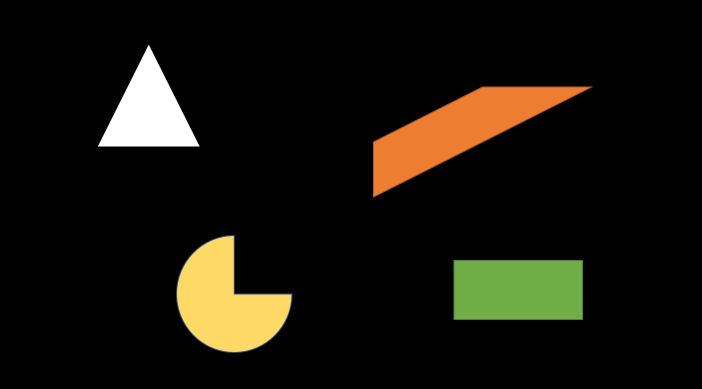
//> input picture Images/Geometric_shapes.jpg, 1404 x 777 px (shown at 1/2 size)
$ ./Assignment11   (built with g++ and OpenCV 4)
//> lines starting //> are read from the running program, lines starting //| are printed output that depends on the picture; after the words box and inside, x2 and y2 are one past the last pixel; in counts of white or black regions, pixels touching at a corner belong together
#include <vector>
using std::vector;

#include <opencv2/opencv.hpp>

int main() {
    cv::Mat image = cv::imread("../Images/Geometric_shapes.jpg", cv::IMREAD_GRAYSCALE);
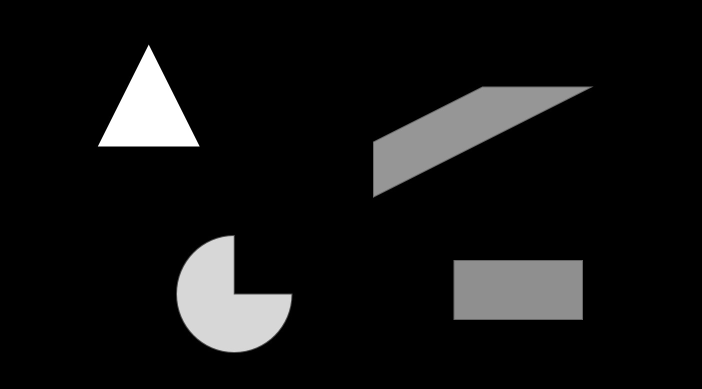
//> image: 777 rows x 1404 cols, CV_8UC1 (shown at 1/2 size); min 0, max 255, mean 20.1
    cv::Mat binarized_img, labeled_img;

    cv::namedWindow("Origin grayscale image", 0);
    cv::resizeWindow("Origin grayscale image", cv::Size(640, 360));
    cv::imshow("Origin grayscale image", image);

    // Binarize the input image with thresholding value 127
    cv::threshold(image, binarized_img, 127, 255, cv::THRESH_BINARY);
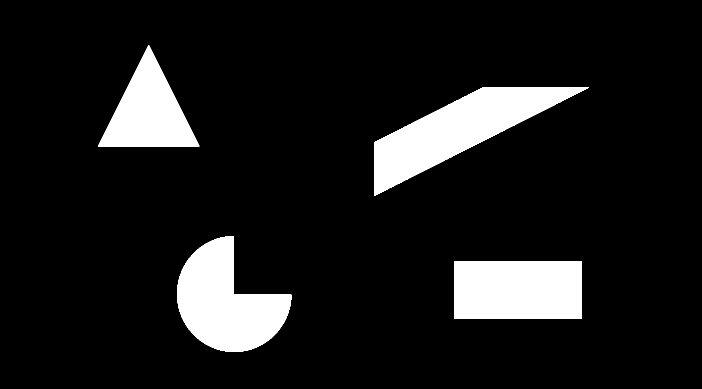
//> binarized_img: 777 rows x 1404 cols, CV_8UC1 (shown at 1/2 size); 10.7% white; 4 white regions, box (x1, y1, x2, y2) and area: (748, 175, 1178, 392) 34961, (354, 472, 583, 704) 31170, (909, 522, 1164, 638) 29580, (196, 90, 399, 293) 20807
    // Label the binarized image with connectivity=8
    int nLabels = cv::connectedComponents(binarized_img, labeled_img, 8);
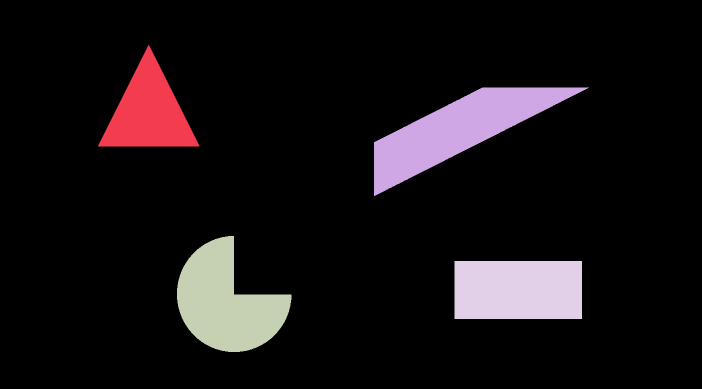
//> labeled_img: 777 rows x 1404 cols, CV_32SC1 (shown at 1/2 size); 5 distinct labels, from 0 to 4; one colour per label, 0 black
//> nLabels = 5

    // Create color for each connected component
    vector<cv::Vec3b> colors(nLabels);
    // White background
    colors[0] = cv::Vec3b(255, 255, 255);
//> colors = 5 items: [255, 255, 255], [0, 0, 0], [0, 0, 0], [0, 0, 0], [0, 0, 0]
    for (int i = 1; i < nLabels; i++) {
        // Assign color randomly
        colors[i] = cv::Vec3b((uint(rand()) % 255), (uint(rand()) % 255), (uint(rand()) % 255));
    }
//> this loop made 4 passes

    cv::Mat color_labeled_img(image.size(), CV_8UC3);
    for (int i = 0; i < color_labeled_img.rows; i++) {
        for (int j = 0; j < color_labeled_img.cols; j++) {
            int label = labeled_img.at<int>(i, j);
            // Make the labeled image colorful
            color_labeled_img.at<cv::Vec3b>(i, j) = colors[label];
        }
    }
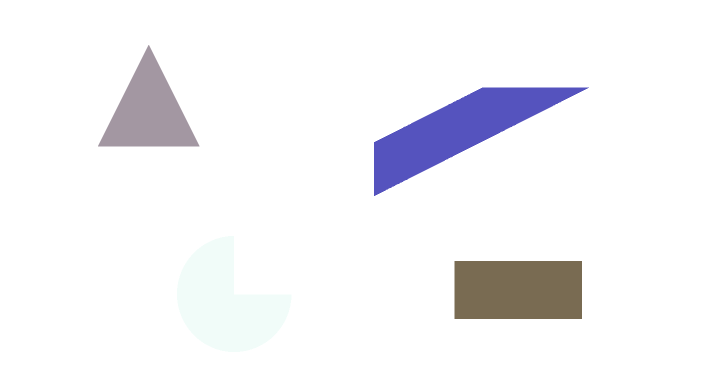
//> color_labeled_img: 777 rows x 1404 cols, CV_8UC3 (shown at 1/2 size); mean B, G, R 246.3, 243.4, 243.8

    cv::namedWindow("Connected components", 0);
    cv::resizeWindow("Connected components", cv::Size(640, 360));
    cv::imshow("Connected components", color_labeled_img);

    cv::waitKey(0);
    return 0;
}
